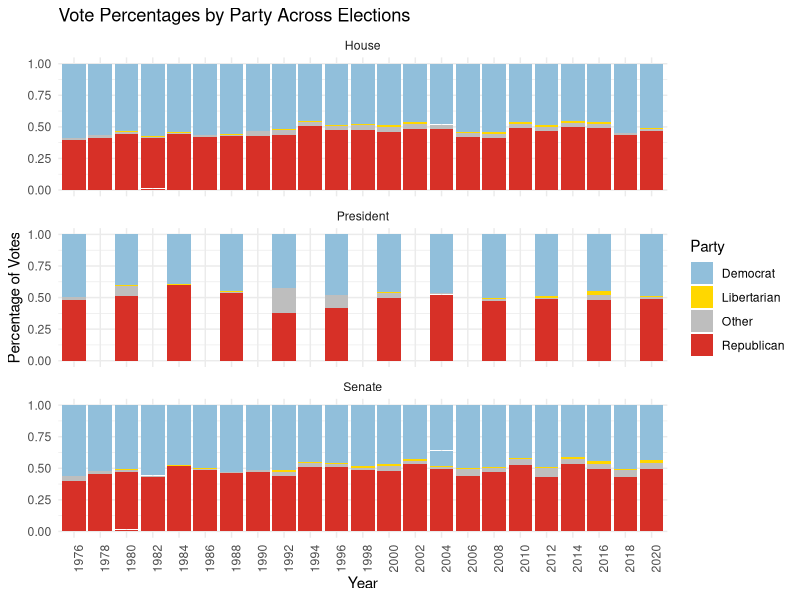
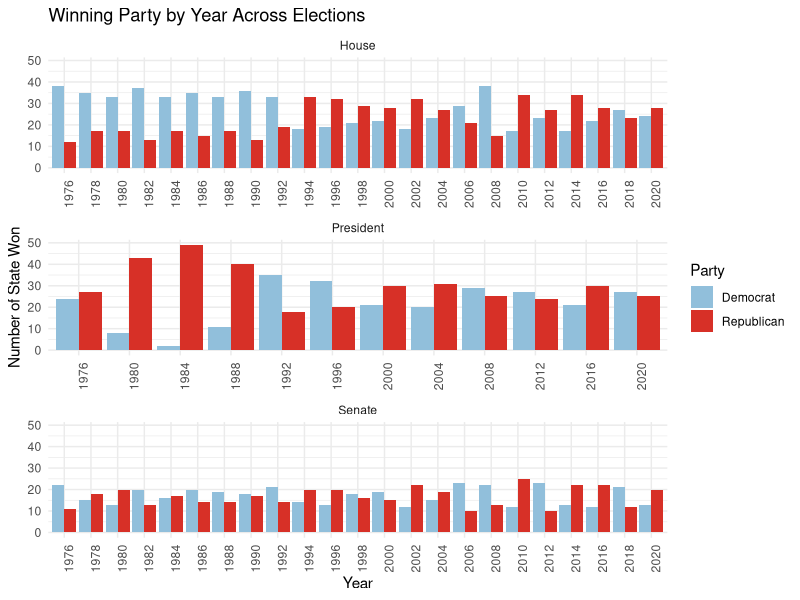
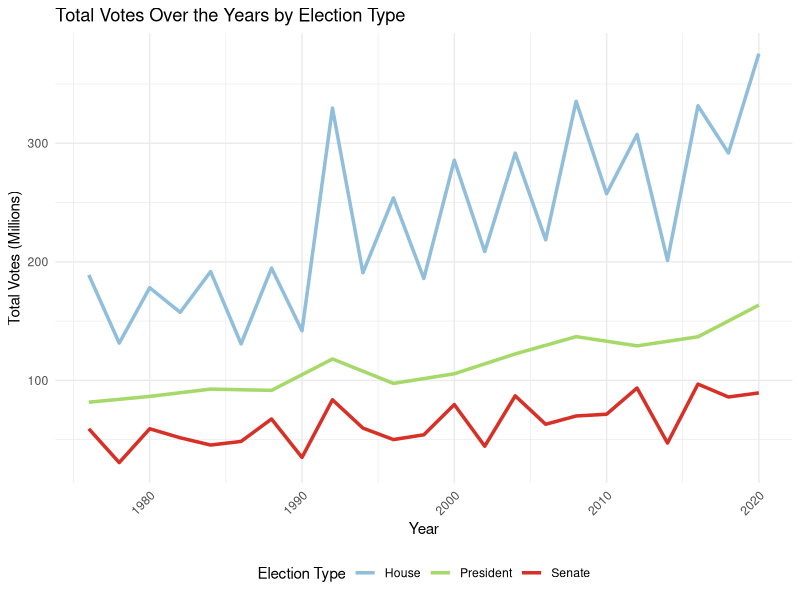
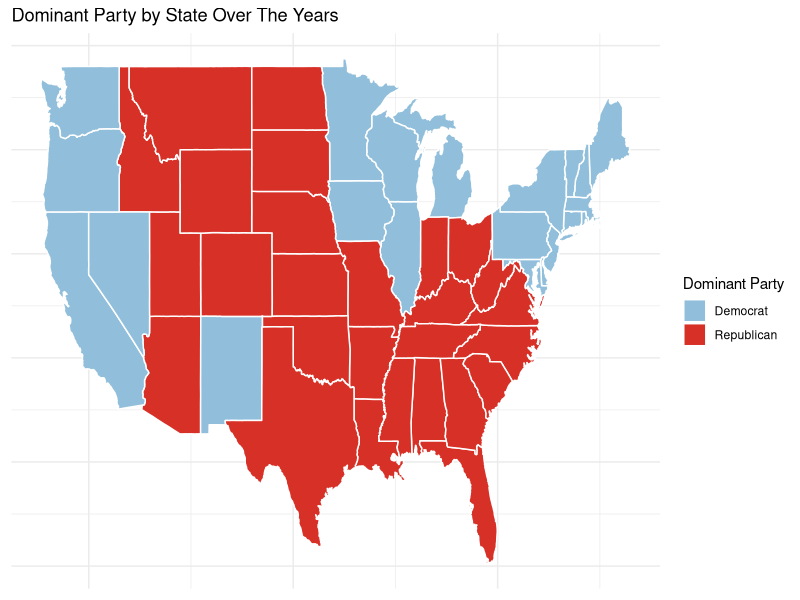
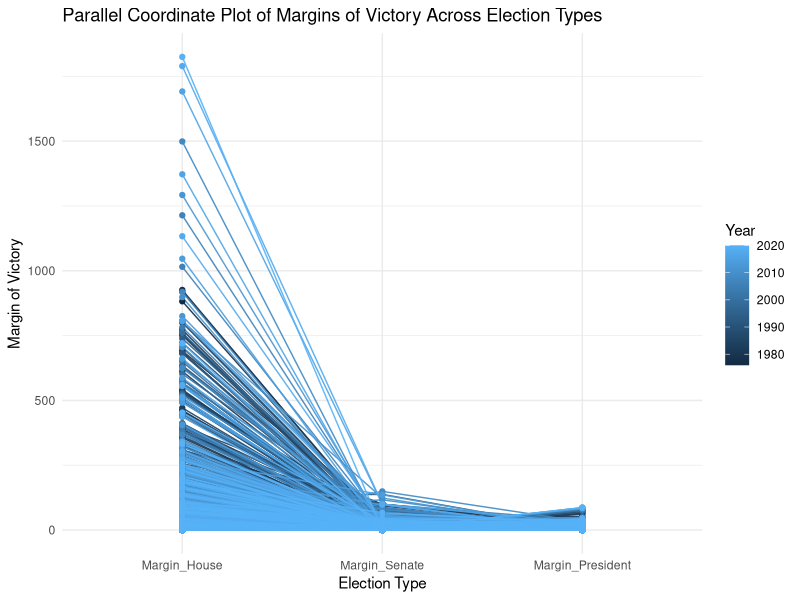
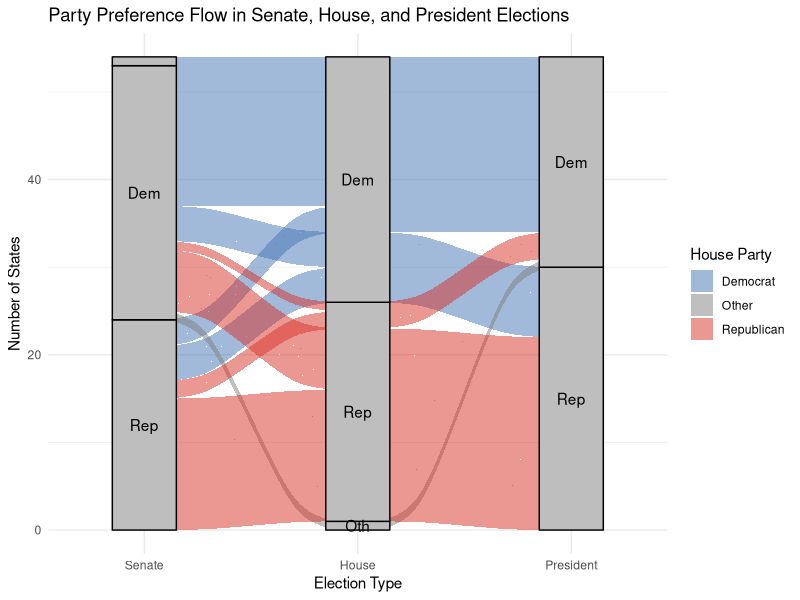
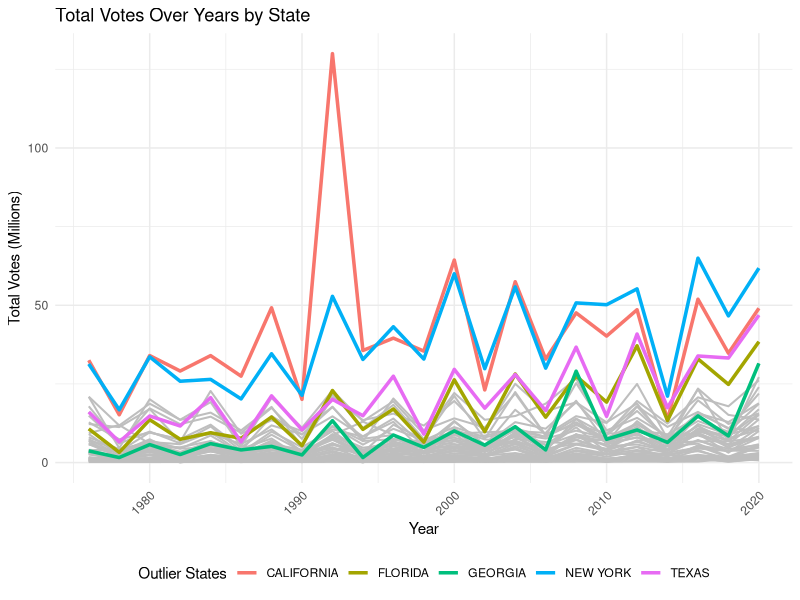
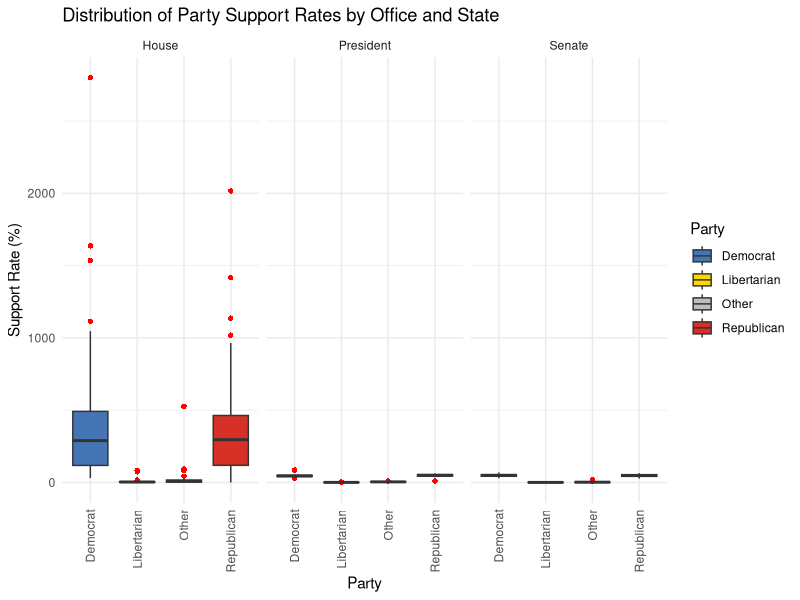

Reproduce these figures in R, in order.
## ---- chunk 1
data <- read.csv('joined_data.csv')
## ---- chunk 2
library(ggplot2)
library(dplyr)
library(tidyr)
library(GGally)
library(ggalluvial)
library(vcd)
## ---- chunk 3
# Combine the data for House, Senate, and President elections
joined_data <- data
combined_data <- joined_data |>
  mutate(Election_Type = "House") |>
  select(state, year, Election_Type, DEMOCRAT_House, REPUBLICAN_House, LIBERTARIAN_House, OTHER_House) |>
  rename(
    DEMOCRAT = DEMOCRAT_House,
    REPUBLICAN = REPUBLICAN_House,
    LIBERTARIAN = LIBERTARIAN_House,
    OTHER = OTHER_House
  ) |>
  bind_rows(
    joined_data |>
      mutate(Election_Type = "Senate") |>
      select(state, year, Election_Type, DEMOCRAT_Senate, REPUBLICAN_Senate, LIBERTARIAN_Senate, OTHER_Senate) |>
      rename(
        DEMOCRAT = DEMOCRAT_Senate,
        REPUBLICAN = REPUBLICAN_Senate,
        LIBERTARIAN = LIBERTARIAN_Senate,
        OTHER = OTHER_Senate
      ),
    joined_data |>
      mutate(Election_Type = "President") |> 
      select(state, year, Election_Type, DEMOCRAT_President, REPUBLICAN_President, LIBERTARIAN_President, OTHER_President) |>
      rename(
        DEMOCRAT = DEMOCRAT_President,
        REPUBLICAN = REPUBLICAN_President,
        LIBERTARIAN = LIBERTARIAN_President,
        OTHER = OTHER_President
      )
  ) |>
  pivot_longer(cols = c(DEMOCRAT, REPUBLICAN, LIBERTARIAN, OTHER),
               names_to = "Party", values_to = "Percent") |>
  # Filter out rows with no data (all Percent values are NA or 0)
  group_by(year, Election_Type) |>
  filter(any(Percent != 0 & !is.na(Percent))) |>
  ungroup()

# Create the faceted bar chart
ggplot(combined_data, aes(x = factor(year), y = Percent, fill = Party)) +
  geom_bar(stat = "identity", position = "fill") +
  facet_wrap(~Election_Type, ncol = 1) +  
  scale_fill_manual(
    values = c(
      "DEMOCRAT" = "#91BFDB",
      "REPUBLICAN" = "#D73027",
      "LIBERTARIAN" = "gold",
      "OTHER" = "gray"
    ),
    labels = c("Democrat", "Libertarian", "Other", "Republican")
  ) +
  labs(
    title = "Vote Percentages by Party Across Elections",
    x = "Year",
    y = "Percentage of Votes",
    fill = "Party"
  ) +
  theme_minimal() +
  theme(axis.text.x = element_text(angle = 90, hjust = 1))
## ---- chunk 4

# Prepare the data to determine the winning party
winning_party_data <- joined_data |>
  mutate(Election_Type = "House") |>
  select(year, Election_Type, DEMOCRAT_House, REPUBLICAN_House) |>
  rename(
    DEMOCRAT = DEMOCRAT_House,
    REPUBLICAN = REPUBLICAN_House
  ) |>
  mutate(
    DEMOCRAT = replace_na(DEMOCRAT, 0),
    REPUBLICAN = replace_na(REPUBLICAN, 0)
  ) |>
  filter(DEMOCRAT != 0 | REPUBLICAN != 0) |>  
  filter(DEMOCRAT != REPUBLICAN) |>         
  mutate(
    Winner = ifelse(DEMOCRAT > REPUBLICAN, "Democrat", "Republican")
  ) |>
  bind_rows(
    joined_data |>
      mutate(Election_Type = "Senate") |>
      select(year, Election_Type, DEMOCRAT_Senate, REPUBLICAN_Senate) |>
      rename(
        DEMOCRAT = DEMOCRAT_Senate,
        REPUBLICAN = REPUBLICAN_Senate
      ) |>
      mutate(
        DEMOCRAT = replace_na(DEMOCRAT, 0),
        REPUBLICAN = replace_na(REPUBLICAN, 0)
      ) |>
      filter(DEMOCRAT != 0 | REPUBLICAN != 0) |>  
      filter(DEMOCRAT != REPUBLICAN) |>        
      mutate(
        Winner = ifelse(DEMOCRAT > REPUBLICAN, "Democrat", "Republican")
      ),
    joined_data |>
      mutate(Election_Type = "President") |>
      select(year, Election_Type, DEMOCRAT_President, REPUBLICAN_President) |>
      rename(
        DEMOCRAT = DEMOCRAT_President,
        REPUBLICAN = REPUBLICAN_President
      ) |>
      mutate(
        DEMOCRAT = replace_na(DEMOCRAT, 0),
        REPUBLICAN = replace_na(REPUBLICAN, 0)
      ) |>
      filter(DEMOCRAT != 0 | REPUBLICAN != 0) |>
      mutate(
        Winner = ifelse(DEMOCRAT > REPUBLICAN, "Democrat", "Republican")
      )
  )

# Create a bar chart highlighting the winning party
ggplot(winning_party_data, aes(x = factor(year), fill = Winner)) +
  geom_bar(stat = "count", position = "dodge") +
  facet_wrap(~Election_Type, ncol = 1, scales = "free_x") +
  scale_fill_manual(values = c("Democrat" = "#91BFDB", "Republican" = "#D73027")) +
  labs(
    title = "Winning Party by Year Across Elections",
    x = "Year",
    y = "Number of State Won",
    fill = "Party"
  ) +
  theme_minimal() +
  theme(axis.text.x = element_text(angle = 90, hjust = 1))

## ---- chunk 5
# Prepare the data for all election types
total_votes_data <- joined_data |>
  # Select the relevant columns for each election type
  select(year, total_house, total_senate, total_president) |>
  pivot_longer(
    cols = c(total_house, total_senate, total_president),
    names_to = "Election_Type",
    values_to = "Total_Votes"
  ) |>
  mutate(
    Election_Type = case_when(
      Election_Type == "total_house" ~ "House",
      Election_Type == "total_senate" ~ "Senate",
      Election_Type == "total_president" ~ "President"
    ),
    year = as.numeric(year)  
  ) |>
  filter(!is.na(Total_Votes) & Total_Votes > 0) |>  
  group_by(year, Election_Type) |>
  summarise(Total_Votes = sum(Total_Votes), .groups = "drop")  

# Create the line graph
ggplot(total_votes_data, aes(x = year, y = Total_Votes / 1e6, color = Election_Type)) +
  geom_line(size = 1.2) +
  scale_color_manual(values = c("House" = "#91BFDB", "Senate" = "#D73027", "President" = "#A6D96A")) +
  labs(
    title = "Total Votes Over the Years by Election Type",
    x = "Year",
    y = "Total Votes (Millions)",
    color = "Election Type"
  ) +
  theme_minimal() +
  theme(
    axis.text.x = element_text(angle = 45, hjust = 1),
    legend.position = "bottom"
  )


## ---- chunk 6
joined_data_filtered <- joined_data |>
  filter(total_president > 0)

joined_data_filtered <- joined_data_filtered |>
  mutate(dominant_party = case_when(
    DEMOCRAT_President > REPUBLICAN_President &
      DEMOCRAT_President > OTHER_President &
      DEMOCRAT_President > LIBERTARIAN_President ~ "Democrat",
    REPUBLICAN_President > DEMOCRAT_President &
      REPUBLICAN_President > OTHER_President &
      REPUBLICAN_President > LIBERTARIAN_President ~ "Republican",
    OTHER_President > DEMOCRAT_President &
      OTHER_President > REPUBLICAN_President &
      OTHER_President > LIBERTARIAN_President ~ "Other",
    LIBERTARIAN_President > DEMOCRAT_President &
      LIBERTARIAN_President > REPUBLICAN_President &
      LIBERTARIAN_President > OTHER_President ~ "Libertarian",
    TRUE ~ "Tie" 
  ))

state_dominant_party_president <- joined_data_filtered |>
  group_by(state) |>
  count(dominant_party) |>
  slice_max(n) |>
  ungroup() |>
  mutate(region = tolower(state)) 

states_map <- map_data("state")
map_data <- left_join(states_map, state_dominant_party_president, by = "region")

ggplot(map_data, aes(x = long, y = lat, group = group, fill = dominant_party)) +
  geom_polygon(color = "white") +
  scale_fill_manual(values = c(
    "Democrat" = "#91BFDB",
    "Republican" = "#D73027",
    "Other" = "gray",
    "Libertarian" = "#FDE725",
    "Tie" = "purple"
  )) +
  labs(
    title = "Dominant Party by State Over The Years",
    fill = "Dominant Party"
  ) +
  theme_minimal() +
  theme(axis.text = element_blank(), axis.title = element_blank())
## ---- chunk 7
# Calculate margins of victory
margins_data <- joined_data |>
  # Select relevant columns
  select(year, state, DEMOCRAT_House, REPUBLICAN_House, LIBERTARIAN_House,
         DEMOCRAT_Senate, REPUBLICAN_Senate, LIBERTARIAN_Senate,
         DEMOCRAT_President, REPUBLICAN_President, LIBERTARIAN_President) |>
  mutate(
    Margin_House = abs(DEMOCRAT_House - REPUBLICAN_House),
    Margin_Senate = abs(DEMOCRAT_Senate - REPUBLICAN_Senate),
    Margin_President = abs(DEMOCRAT_President - REPUBLICAN_President)
  ) |>
  select(year, state, Margin_House, Margin_Senate, Margin_President) |>
  filter(!is.na(Margin_House) & !is.na(Margin_Senate) & !is.na(Margin_President)) 

# Create the parallel coordinate plot
ggparcoord(
  data = margins_data,
  columns = 3:5,            # Columns for Margin_House, Margin_Senate, Margin_President
  groupColumn = 1,          # Group by year
  scale = "globalminmax",   # Scale all axes to a common range
  showPoints = TRUE,        # Add points to the lines
  alphaLines = 0.9          # Increase transparency to make lines more visible
) +
  labs(
    title = "Parallel Coordinate Plot of Margins of Victory Across Election Types",
    x = "Election Type",
    y = "Margin of Victory",
    color = "Year"
  ) +
  theme_minimal()


## ---- chunk 8
joined_data_filtered_house <- joined_data |>
  filter(total_house > 0) 

joined_data_filtered_house <- joined_data_filtered_house |>
  mutate(dominant_party_house = case_when(
    DEMOCRAT_House > REPUBLICAN_House &
      DEMOCRAT_House > OTHER_House &
      DEMOCRAT_House > LIBERTARIAN_House ~ "Democrat",
    REPUBLICAN_House > DEMOCRAT_House &
      REPUBLICAN_House > OTHER_House &
      REPUBLICAN_House > LIBERTARIAN_House ~ "Republican",
    OTHER_House > DEMOCRAT_House &
      OTHER_House > REPUBLICAN_House &
      OTHER_House > LIBERTARIAN_House ~ "Other",
    LIBERTARIAN_House > DEMOCRAT_House &
      LIBERTARIAN_House > REPUBLICAN_House &
      LIBERTARIAN_House > OTHER_House ~ "Libertarian",
    TRUE ~ "Tie"
  ))

state_dominant_party_house <- joined_data_filtered_house |>
  group_by(state) |>
  count(dominant_party_house) |>
  slice_max(n) |>
  ungroup() |>
  mutate(region = tolower(state))  

joined_data_filtered_senate <- joined_data |>
  filter(total_senate > 0) 

joined_data_filtered_senate <- joined_data_filtered_senate |>
  mutate(dominant_party_senate = case_when(
    DEMOCRAT_Senate > REPUBLICAN_Senate &
      DEMOCRAT_Senate > OTHER_Senate &
      DEMOCRAT_Senate > LIBERTARIAN_Senate ~ "Democrat",
    REPUBLICAN_Senate > DEMOCRAT_Senate &
      REPUBLICAN_Senate > OTHER_Senate &
      REPUBLICAN_Senate > LIBERTARIAN_Senate ~ "Republican",
    OTHER_Senate > DEMOCRAT_Senate &
      OTHER_Senate > REPUBLICAN_Senate &
      OTHER_Senate > LIBERTARIAN_Senate ~ "Other",
    LIBERTARIAN_Senate > DEMOCRAT_Senate &
      LIBERTARIAN_Senate > REPUBLICAN_Senate &
      LIBERTARIAN_Senate > OTHER_Senate ~ "Libertarian",
    TRUE ~ "Tie"
  ))

state_dominant_party_senate <- joined_data_filtered_senate |>
  group_by(state) |>
  count(dominant_party_senate) |>
  slice_max(n) |>
  ungroup() |>
  mutate(region = tolower(state)) 

alluvial_data <- state_dominant_party_president |>
  select(state, dominant_party_president = dominant_party) |>
  left_join(
    state_dominant_party_house |>
      select(state, dominant_party_house = dominant_party_house),
    by = "state"
  ) |>
  left_join(
    state_dominant_party_senate |>
      select(state, dominant_party_senate = dominant_party_senate),
    by = "state"
  ) |>
  mutate(count = 1)  

ggplot(alluvial_data,
       aes(axis1 = dominant_party_senate,
           axis2 = dominant_party_house,
           axis3 = dominant_party_president,
           y = count)) +
  geom_alluvium(aes(fill = dominant_party_house), width = 0.2) +
  geom_stratum(width = 0.3, fill = "grey", color = "black") +
  geom_text(stat = "stratum", aes(label = recode(after_stat(stratum),
                                                 "Democrat" = "Dem",
                                                 "Republican" = "Rep",
                                                 "Libertarian" = "Lib",
                                                 "Other" = "Oth",
                                                 "Tie" = "Tie"))) +
  scale_x_discrete(limits = c("Senate", "House", "President"), expand = c(0.15, 0.15)) +
  scale_fill_manual(values = c(
    "Democrat" = "#4575B4",
    "Republican" = "#D73027",
    "Other" = "#808080",
    "Libertarian" = "#FFD700",
    "Tie" = "#FFFFBF"
  )) +
  labs(
    title = "Party Preference Flow in Senate, House, and President Elections",
    x = "Election Type",
    y = "Number of States",
    fill = "House Party"
  ) +
  theme_minimal()
## ---- chunk 9
# Prepare the data
state_votes_data <- joined_data |>
  select(year, state, total_house, total_senate, total_president) |>
  mutate(
    Total_Votes = total_house + total_senate + total_president
  ) |>
  group_by(year, state) |>
  summarise(Total_Votes = sum(Total_Votes, na.rm = TRUE), .groups = "drop") |>
  filter(all(!is.na(Total_Votes)) & Total_Votes > 0)  # Remove years with missing or zero data

outliers <- state_votes_data |>
  group_by(state) |>
  summarise(Max_Votes = max(Total_Votes), .groups = "drop") |>
  top_n(5, Max_Votes)  # Select top 5 states with highest total votes

# Create the plot
ggplot() +
  geom_line(
    data = state_votes_data,
    aes(x = year, y = Total_Votes / 1e6, group = state),
    color = "gray", size = 0.7, show.legend = FALSE
  ) +
  geom_line(
    data = state_votes_data |> filter(state %in% outliers$state),
    aes(x = year, y = Total_Votes / 1e6, color = state, group = state),
    size = 1.2
  ) +
  labs(
    title = "Total Votes Over Years by State",
    x = "Year",
    y = "Total Votes (Millions)",
    color = "Outlier States"
  ) +
  theme_minimal() +
  theme(
    axis.text.x = element_text(angle = 45, hjust = 1),
    legend.position = "bottom"
  )


## ---- chunk 10
boxplot_data <- joined_data |>
  filter(
    DEMOCRAT_House + REPUBLICAN_House + LIBERTARIAN_House + OTHER_House > 0 |
    DEMOCRAT_Senate + REPUBLICAN_Senate + LIBERTARIAN_Senate + OTHER_Senate > 0 |
    DEMOCRAT_President + REPUBLICAN_President + LIBERTARIAN_President + OTHER_President > 0
  ) |>
  group_by(state) |>
  summarise(
    House_Democrat = mean(DEMOCRAT_House[DEMOCRAT_House + REPUBLICAN_House + LIBERTARIAN_House + OTHER_House > 0], na.rm = TRUE),
    House_Republican = mean(REPUBLICAN_House[DEMOCRAT_House + REPUBLICAN_House + LIBERTARIAN_House + OTHER_House > 0], na.rm = TRUE),
    House_Libertarian = mean(LIBERTARIAN_House[DEMOCRAT_House + REPUBLICAN_House + LIBERTARIAN_House + OTHER_House > 0], na.rm = TRUE),
    House_Other = mean(OTHER_House[DEMOCRAT_House + REPUBLICAN_House + LIBERTARIAN_House + OTHER_House > 0], na.rm = TRUE),
    Senate_Democrat = mean(DEMOCRAT_Senate[DEMOCRAT_Senate + REPUBLICAN_Senate + LIBERTARIAN_Senate + OTHER_Senate > 0], na.rm = TRUE),
    Senate_Republican = mean(REPUBLICAN_Senate[DEMOCRAT_Senate + REPUBLICAN_Senate + LIBERTARIAN_Senate + OTHER_Senate > 0], na.rm = TRUE),
    Senate_Libertarian = mean(LIBERTARIAN_Senate[DEMOCRAT_Senate + REPUBLICAN_Senate + LIBERTARIAN_Senate + OTHER_Senate > 0], na.rm = TRUE),
    Senate_Other = mean(OTHER_Senate[DEMOCRAT_Senate + REPUBLICAN_Senate + LIBERTARIAN_Senate + OTHER_Senate > 0], na.rm = TRUE),
    President_Democrat = mean(DEMOCRAT_President[DEMOCRAT_President + REPUBLICAN_President + LIBERTARIAN_President + OTHER_President > 0], na.rm = TRUE),
    President_Republican = mean(REPUBLICAN_President[DEMOCRAT_President + REPUBLICAN_President + LIBERTARIAN_President + OTHER_President > 0], na.rm = TRUE),
    President_Libertarian = mean(LIBERTARIAN_President[DEMOCRAT_President + REPUBLICAN_President + LIBERTARIAN_President + OTHER_President > 0], na.rm = TRUE),
    President_Other = mean(OTHER_President[DEMOCRAT_President + REPUBLICAN_President + LIBERTARIAN_President + OTHER_President > 0], na.rm = TRUE)
  ) |>
  pivot_longer(
    cols = -state,  
    names_to = c("Office", "Party"), 
    names_sep = "_", 
    values_to = "SupportRate" 
  )

ggplot(boxplot_data, aes(x = Party, y = SupportRate, fill = Party)) +
  geom_boxplot(outlier.color = "red", outlier.shape = 16) +
  labs(
    title = "Distribution of Party Support Rates by Office and State",
    x = "Party", y = "Support Rate (%)"
  ) +
  scale_fill_manual(values = c(
    "Democrat" = "#4575B4",
    "Republican" = "#D73027",
    "Libertarian" = "#FFD700",
    "Other" = "grey"
  )) +
  theme_minimal() +
  theme(
    axis.text.x = element_text(angle = 90, hjust = 1, vjust = 0.5)
  ) +
  facet_wrap(~ Office)
## ---- chunk 11
# Step 1: Filter and clean the data for Presidential elections
cleaned_data <- joined_data |>
  select(year, state, DEMOCRAT_President, REPUBLICAN_President, total_president) |>
  filter(!is.na(DEMOCRAT_President) & !is.na(REPUBLICAN_President) & total_president > 0) |>  # Remove missing or zero data
  arrange(state, year)  # Ensure proper ordering by state and year

# Step 2: Identify winning party and swings
swing_data <- cleaned_data |>
  mutate(
    Winning_Party = case_when(
      DEMOCRAT_President > REPUBLICAN_President ~ "Democrat",
      REPUBLICAN_President > DEMOCRAT_President ~ "Republican",
      TRUE ~ "Tie"
    )
  ) |>
  group_by(state) |>
  mutate(
    Previous_Winner = lag(Winning_Party),
    Swing = ifelse(Winning_Party != Previous_Winner & !is.na(Previous_Winner), "Swing", "No Swing")
  ) |>
  ungroup()

# Step 3: Summarize winning proportions by state
swing_summary <- swing_data |>
  group_by(state, Winning_Party) |>
  summarise(Years_Won = n(), .groups = "drop") |>
  group_by(state) |>
  mutate(Proportion = Years_Won / sum(Years_Won))

# Step 4: Count swings by state
swing_counts <- swing_data |>
  filter(Swing == "Swing") |>
  count(state, name = "Swing_Count")

# Step 5: Visualize the swings
ggplot(swing_counts, aes(x = reorder(state, Swing_Count), y = Swing_Count, fill = Swing_Count)) +
  geom_bar(stat = "identity") +
  scale_fill_gradient(low = "lightblue", high = "darkblue") +
  labs(
    title = "Total Swings by State (Presidential Elections)",
    x = "State",
    y = "Number of Swings"
  ) +
  theme_minimal() +
  theme(
    axis.text.x = element_text(angle = 45, hjust = 1),
    legend.position = "none"
  )


## ---- chunk 12
#Prepare the data
mosaic_data <- joined_data |>
  select(year, state, total_president, DEMOCRAT_President, REPUBLICAN_President) |>
  filter(!is.na(total_president) & total_president > 0) |>
  mutate(
    Total_Vote_Bin = case_when(
      total_president < 1e6 ~ "Low (< 1M)",
      total_president < 2.5e6 ~ "Medium (1M-2.5M)",
      TRUE ~ "High (> 2.5M)"
    ),
    Winning_Party = case_when(
      DEMOCRAT_President > REPUBLICAN_President ~ "Democrat",
      REPUBLICAN_President > DEMOCRAT_President ~ "Republican",
      TRUE ~ "Tie"
    ),
    Swing = ifelse(
      DEMOCRAT_President > REPUBLICAN_President & lag(REPUBLICAN_President, default = NA) > DEMOCRAT_President |
      REPUBLICAN_President > DEMOCRAT_President & lag(DEMOCRAT_President, default = NA) > REPUBLICAN_President,
      "Swing",
      "No Swing"
    )
  ) |>
  filter(!is.na(Swing))  # Remove rows where Swing calculation might be invalid

#Summarize the data for a contingency table
mosaic_table <- table(
  Total_Vote_Bin = mosaic_data$Total_Vote_Bin,
  Swing = mosaic_data$Swing,
  Winning_Party = mosaic_data$Winning_Party
)

#Create the mosaic plot
mosaic(
  mosaic_table,
  main = "Relationship of Total Votes, Swings, Winning Party",
  shade = TRUE,         # Automatically adds shading for distinction
  direction = "v",      # Use vertical divisions
  legend = TRUE,        # Include a legend for shading
  labeling = labeling_values,  # Add value labels inside the plot
  labeling_args = list(
    offset_labels = c(left = 1, top = 0.5),  # Adjust label offsets for readability
    offset_varnames = c(left = 2, top = 1)   # Adjust variable name offsets
  )
)

